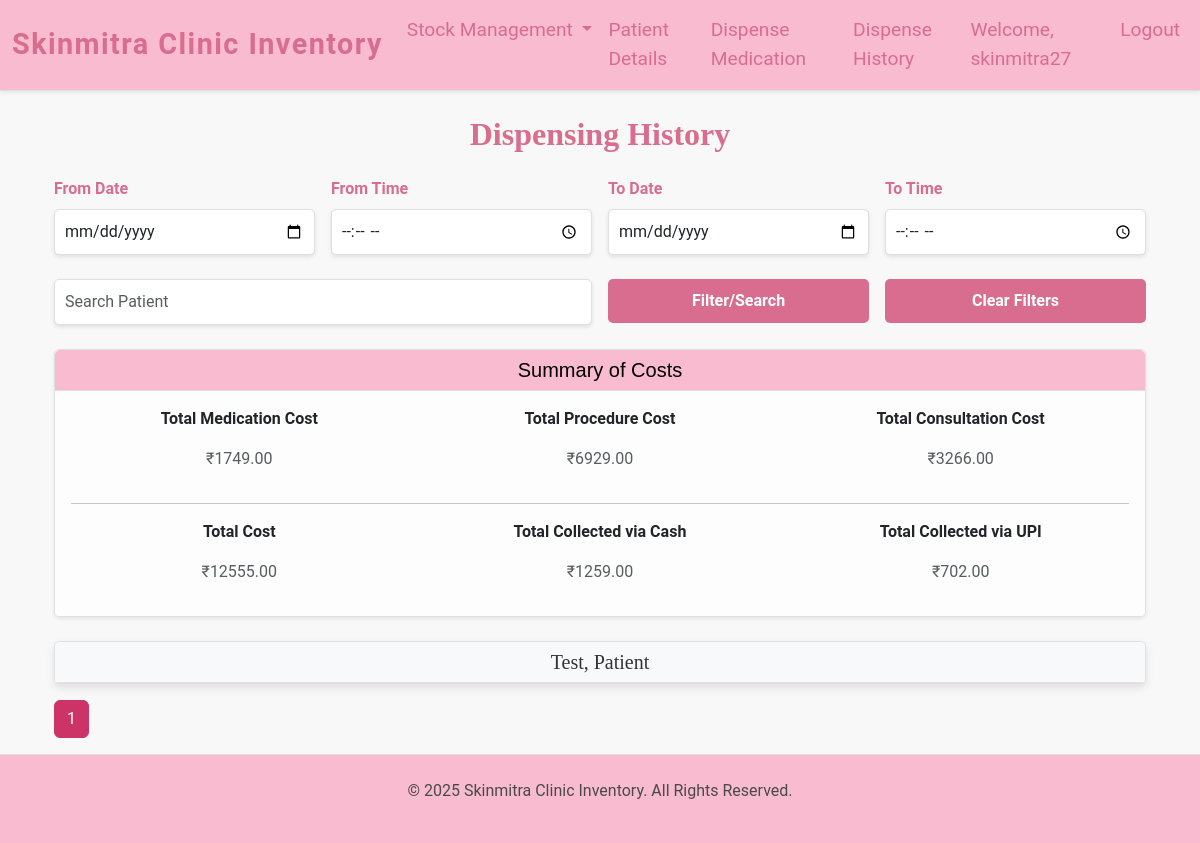
/dispensing-history/ (signed in), run on an earlier commit of the app's database.
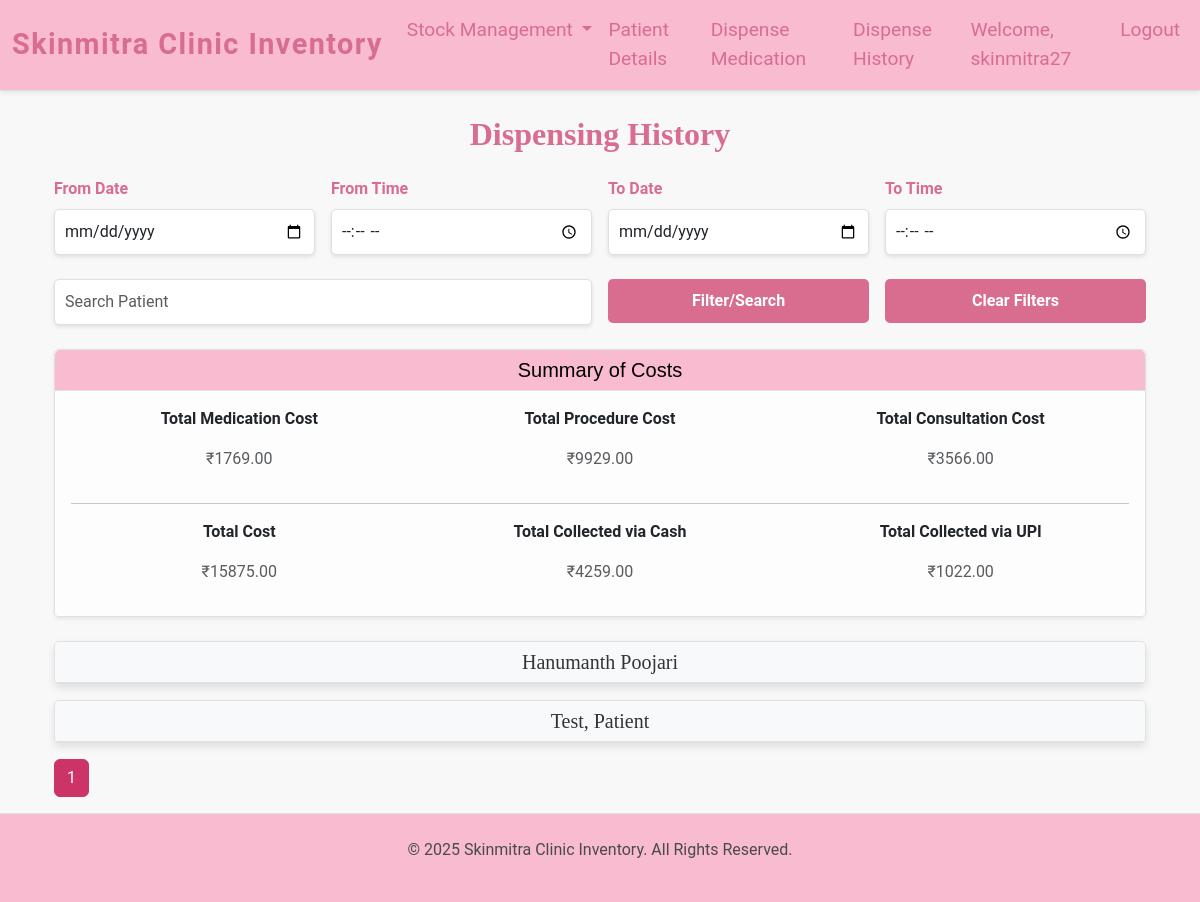
And on a later commit of the database.
### inventory/models.py (models this page shows, shortened)
class Patient(models.Model):
    name = models.CharField(max_length=255)
    age = models.DecimalField(max_digits=10, decimal_places=2)
    contact = models.CharField(max_length=15, blank=True, null=True)
    diagnosis = models.TextField(blank=True, null=True)

### inventory/views.py (the view)
# urls.py: path("dispensing-history/", views.dispensing_history_view, name="dispensing_history"),
@login_required
def dispensing_history_view(request):
    if 'clear_filters' in request.GET:
        return redirect('dispensing_history')  # Redirect to reset filters
    search_query = request.GET.get('search', '').strip()
    from_date = request.GET.get('from_date')
    to_date = request.GET.get('to_date')
    from_time = request.GET.get('from_time', '00:00')  # Default to midnight
    to_time = request.GET.get('to_time', '23:59')  # Default to end of day
    try:
        if from_date:
            from_datetime = make_aware(datetime.strptime(f"{from_date} {from_time}", "%Y-%m-%d %H:%M"))
        if to_date:
            to_datetime = make_aware(datetime.strptime(f"{to_date} {to_time}", "%Y-%m-%d %H:%M"))
    except ValueError:
        logger.error(f"Invalid date/time input: {from_date} {from_time} - {to_date} {to_time}")
        from_datetime, to_datetime = None, None
    all_history = DispensedMedicationHistory.objects.select_related('patient').order_by('-date_dispensed')
    if search_query:
        all_history = all_history.filter(
            Q(patient__name__icontains=search_query) |
            Q(patient__contact__icontains=search_query)
        )
    if from_date and to_date:
        all_history = all_history.filter(date_dispensed__range=[from_datetime, to_datetime])
    total_medication_cost = Decimal(0)
    total_procedure_cost = Decimal(0)
    total_consultation_cost = Decimal(0)
    total_cost = Decimal(0)
    grouped_history = {}
    for record in all_history:
        medication_cost = sum(Decimal(med.get('cost', 0)) for med in record.medication_details) if isinstance(record.medication_details, list) else Decimal(0)
        total_medication_cost += medication_cost
        total_procedure_cost += record.procedure_cost or Decimal(0)
        total_consultation_cost += record.consultation_charge or Decimal(0)
        total_cost += record.total_cost or Decimal(0)
        grouped_history.setdefault(record.patient, []).append(record)
    total_cash = all_history.aggregate(total=Sum("cash_amount"))["total"] or Decimal("0.00")
    total_upi = all_history.aggregate(total=Sum("upi_amount"))["total"] or Decimal("0.00")
    grouped_history_list = list(grouped_history.items())
    paginator = Paginator(grouped_history_list, 10)
    page_number = request.GET.get('page')
    page_obj = paginator.get_page(page_number)
    context = {
        'history': page_obj,
        'search_query': search_query,
        'from_date': from_date,
        'to_date': to_date,
        'from_time': from_time,
        'to_time': to_time,
        'total_medication_cost': total_medication_cost,
        'total_procedure_cost': total_procedure_cost,
        'total_consultation_cost': total_consultation_cost,
        'total_cost': total_cost,
        'total_cash': total_cash,
        'total_upi': total_upi,
    }
    return render(request, 'dispensing_history.html', context)

### inventory/templates/dispensing_history.html (shortened to what this page needs)
{% extends 'base.html' %}
{% block content %}
<div class="container">
  <h1 class="disp-hist-heading text-center mb-4">Dispensing History</h1>
  <form method="get" action="" class="mb-4">
    <div class="row g-3">
      <div class="col-md-3">
        <label for="from_date" class="form-label">From Date</label>
        <input type="date" name="from_date" id="from_date" class="form-control"
               value="{{ request.GET.from_date|default:'' }}">
      </div>
      <div class="col-md-3">
        <label for="from_time" class="form-label">From Time</label>
        <input type="time" name="from_time" id="from_time" class="form-control"
               value="{{ request.GET.from_time|default:'' }}">
      </div>
      <div class="col-md-3">
        <label for="to_date" class="form-label">To Date</label>
        <input type="date" name="to_date" id="to_date" class="form-control"
               value="{{ request.GET.to_date|default:'' }}">
      </div>
      <div class="col-md-3">
        <label for="to_time" class="form-label">To Time</label>
        <input type="time" name="to_time" id="to_time" class="form-control"
               value="{{ request.GET.to_time|default:'' }}">
      </div>
    </div>
    <div class="row g-3 mt-2">
      <div class="col-md-6">
        <input type="text" name="search" class="form-control" placeholder="Search Patient"
               value="{{ request.GET.search|default:'' }}">
      </div>
      <div class="col-md-3">
        <button type="submit" class="btn btn-primary w-100">Filter/Search</button>
      </div>
      <div class="col-md-3">
        <a href="?" class="btn btn-secondary w-100">Clear Filters</a>
      </div>
    </div>
  </form>
  {% if history %}
<div class="card mb-4 shadow-sm">
  <div class="card-header" style="background-color: #F8BBD0; color: black; font-family: 'Ginto', sans-serif; font-weight: bold;">
    <h5 class="mb-0">Summary of Costs</h5>
</div>
  <div class="card-body">
    <div class="row text-center">
      <div class="col-md-4">
        <p class="fw-bold">Total Medication Cost</p>
        <p class="text-muted">₹{{ total_medication_cost|default:"0.00"|floatformat:2 }}</p>
      </div>
      <div class="col-md-4">
        <p class="fw-bold">Total Procedure Cost</p>
        <p class="text-muted">₹{{ total_procedure_cost|default:"0.00"|floatformat:2 }}</p>
      </div>
      <div class="col-md-4">
        <p class="fw-bold">Total Consultation Cost</p>
        <p class="text-muted">₹{{ total_consultation_cost|default:"0.00"|floatformat:2 }}</p>
      </div>
    </div>
    <hr>
    <div class="row text-center">
      <div class="col-md-4">
        <p class="fw-bold">Total Cost</p>
        <p class="text-muted">₹{{ total_cost|default:"0.00"|floatformat:2 }}</p>
      </div>
      <div class="col-md-4">
        <p class="fw-bold">Total Collected via Cash</p>
        <p class="text-muted">₹{{ total_cash|default:"0.00"|floatformat:2 }}</p>
      </div>
      <div class="col-md-4">
        <p class="fw-bold">Total Collected via UPI</p>
        <p class="text-muted">₹{{ total_upi|default:"0.00"|floatformat:2 }}</p>
      </div>
    </div>
  </div>
</div>
{% endif %}
  {% for patient, records in history %}
  <div class="card mb-3">
    <div class="card-header bg-light" data-bs-toggle="collapse" data-bs-target="#patient-{{ patient.id }}" style="cursor: pointer;">
      <h5 class="mb-0">{{ patient.name }}</h5>
    </div>
  </div>
  {% empty %}
  <p class="text-center text-muted">No dispensing history available.</p>
  {% endfor %}
  <div class="pagination mt-3">
    <nav aria-label="Page navigation">
        <ul class="pagination justify-content-center">
      {% for num in history.paginator.page_range %}
          <li class="page-item {% if history.number == num %}active{% endif %}">
              <a class="page-link" href="?page={{ num }}&{% for key, value in request.GET.items %}{% if key != 'page' %}{{ key }}={{ value }}&{% endif %}{% endfor %}">{{ num }}</a>
          </li>
      {% endfor %}
        </ul>
    </nav>
</div>
</div>
{% endblock %}

What changed in the data, as far as the page shows it:
added Patient: name "Hanumanth Poojari"
Also different on the page:
{{ total_medication_cost|default:"0.00"|floatformat:2 }}: "1749.00" → "1769.00"
{{ total_procedure_cost|default:"0.00"|floatformat:2 }}: "6929.00" → "9929.00"
{{ total_consultation_cost|default:"0.00"|floatformat:2 }}: "3266.00" → "3566.00"
{{ total_cost|default:"0.00"|floatformat:2 }}: "12555.00" → "15875.00"
{{ total_cash|default:"0.00"|floatformat:2 }}: "1259.00" → "4259.00"
{{ total_upi|default:"0.00"|floatformat:2 }}: "702.00" → "1022.00"
